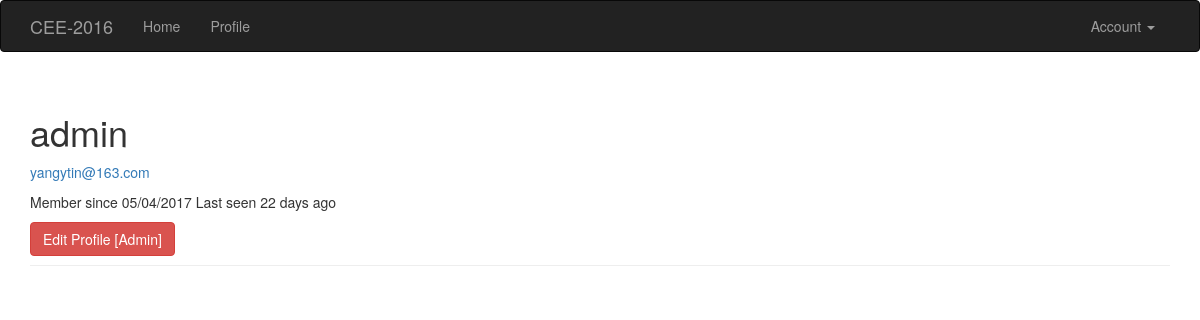
The app's page /user/admin (signed in) with its own data.
### app/modles.py (models this page shows, shortened)
class User(UserMixin,db.Model):
	__tablename__='users'
	id = db.Column(db.Integer,primary_key=True)
	email = db.Column(db.String(64),unique=True,index=True)
	username = db.Column(db.String(64),unique=True,index=True)
	role_id = db.Column(db.Integer,db.ForeignKey('roles.id'))
	password_hash = db.Column(db.String(128))
	confirmed = db.Column(db.Boolean,default=False)
	name = db.Column(db.String(64))
	location = db.Column(db.String(64))
	about_me = db.Column(db.Text())
	member_since = db.Column(db.DateTime(),default=datetime.utcnow)
	last_seen = db.Column(db.DateTime(),default=datetime.utcnow)
	posts = db.relationship('Post',backref='author',lazy='dynamic')
	def can(self,permissions):
		return self.role is not None and (self.role.permissions & permissions) == permissions
	def is_administrator(self):
		return self.can(Permission.ADMINISTER)
	def ping(self):
		self.last_seen = datetime.utcnow()
		db.session.add(self)
	@property
	def password(self):
		raise AttributeError('password is not a readable attribute')

### app/main/views.py (the view)
@main.route('/user/<username>')
def user(username):
	user = User.query.filter_by(username=username).first()
	if user is None:
		abort(404)
	return render_template('admin/user.html',user=user)

### app/auth/views.py (called while the page is built)
@auth.before_app_request
def before_requeset():
	if current_user.is_authenticated:
		current_user.ping()
		if not current_user.confirmed and request.endpoint[:5] != 'auth.':
			return redirect(url_for('auth.unconfirmed'))

### app/main/__init__.py (called while the page is built)
@main.app_context_processor
def inject_permissions():
	return dict(Permission=Permission)

### app/modles.py (called while the page is built)
@login_manager.user_loader
def load_user(user_id):
	return User.query.get(int(user_id))

### app/templates/admin/user.html (shortened to what this page needs)
{% extends "admin/base.html" %}
{% block page_content %}
<div class="page-header">
	<h1>{{ user.username }}</h1>
	{% if current_user.is_administrator %}
	<p><a href="mailto:{{ user.email }}">{{ user.email }}</a></p>
	{% endif %}
	<p>
		Member since {{ moment(user.member_since).format('L') }}
		Last seen {{ moment(user.last_seen).fromNow() }}
	</p>
	{% if current_user.is_administrator() %}
	<a class="btn btn-danger" href="{{ url_for('.edit_profile_admin',id=user.id) }}">Edit Profile [Admin]</a>
	{% endif %}
</div>
{% endblock %}

### records on screen
User: username "admin", email "yangytin@163.com", member_since "05/04/2017", last_seen "22 days ago"
